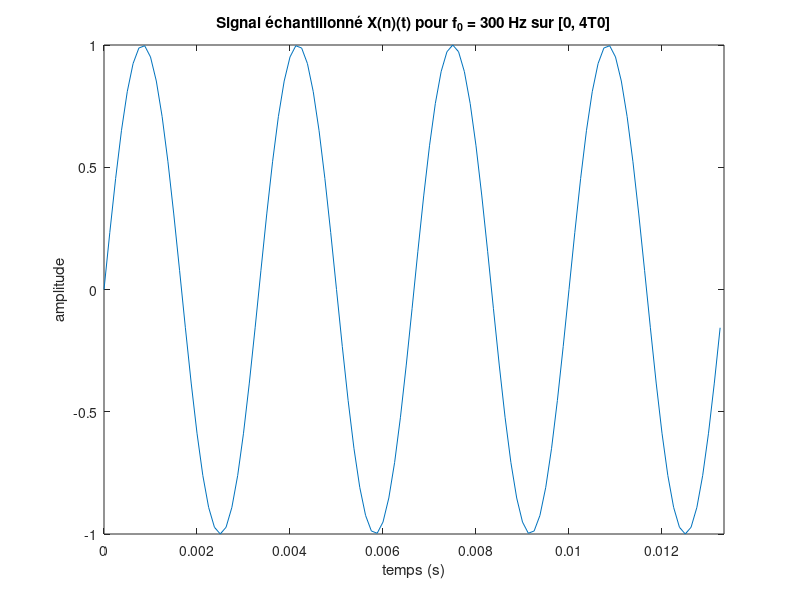
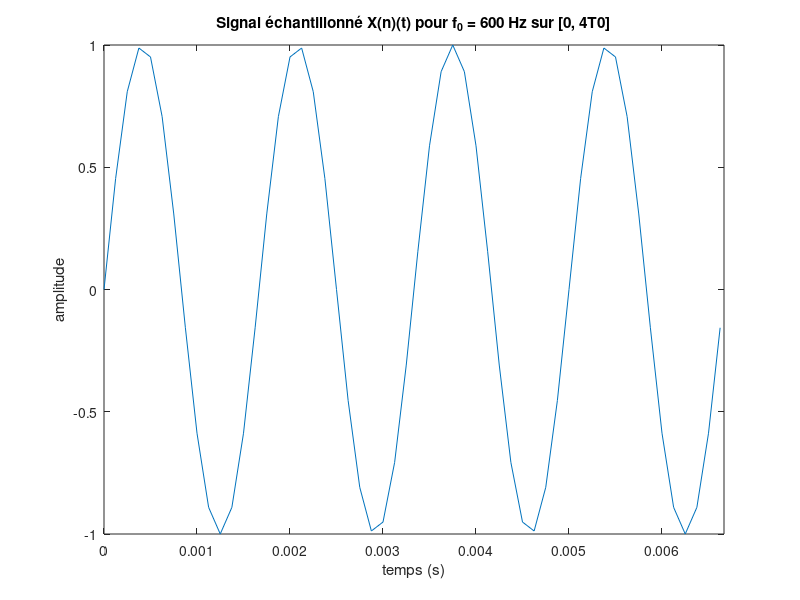
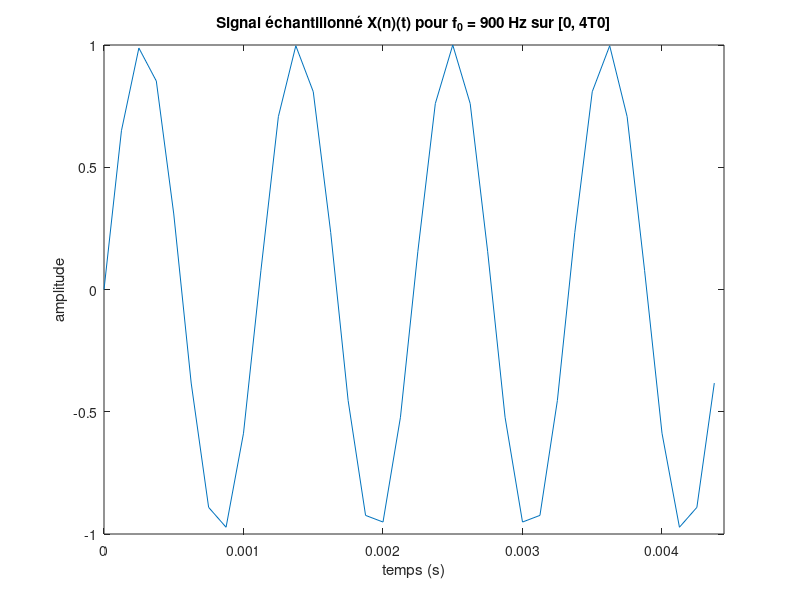
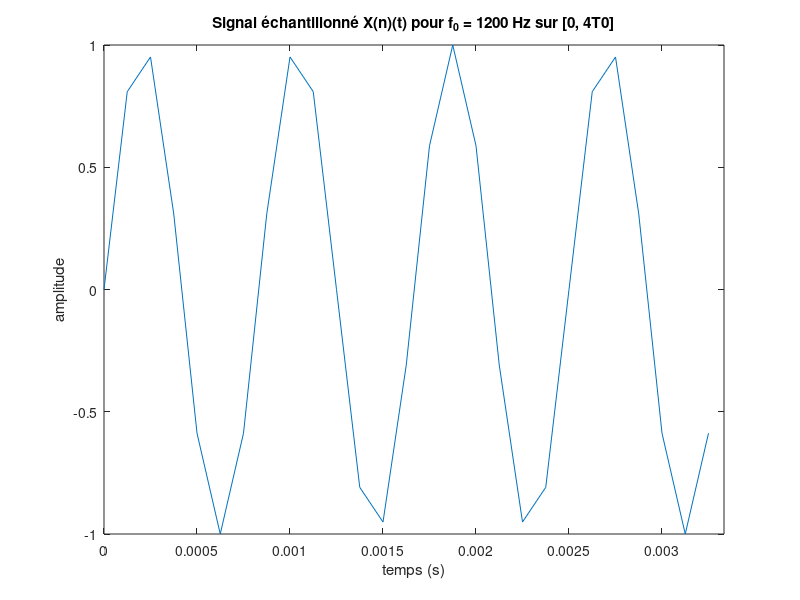

The MATLAB script that drew these images, in order:
% Elwalid Aboulaakoul
% Date : 07/12/2024
clear all
close all
clc

Fe = 44100; 
d = 2;      
frequencies = [300, 600, 900, 1200];
N = ceil(Fe * d);
t = (0:N-1)' / Fe;
fprintf('Les 10 premières valeurs du vecteur temp t[n] :\n');
disp(t(1:10)); 
fs = 8000;
f0 = 800;
d = 2;
n = ceil(fs * d);
t = (0:n-1)' / fs;
xn = sin(2 * pi * f0 * t);
m0 = fs / f0;
fprintf('la période fondamentale m0 du signal est de %.0f échantillons.\n', m0);
xn1 = xn(1:m0);
xn2 = xn(m0+1:2*m0);
d = sqrt(sum((xn1 - xn2).^2));
fprintf('distance euclidienne entre deux périodes : %.2e.\n', d);

d_long = 1000;
n_long = ceil(fs * d_long);
t_long = (0:n_long-1)' / fs;
xn_long = sin(2 * pi * f0 * t_long);
ex = sum(xn_long.^2) / fs;
px = mean(xn_long.^2);
fprintf('énergie totale Ex : %.2f\n', ex);
fprintf('puissance moyenne totale Px : %.2f\n', px);
px_periodic = sum(xn1.^2) / (fs * m0);
fprintf('puissance moyenne (définition périodique) : %.2f\n', px_periodic);

f_min = 2 * f0;
fprintf('la fréquence minimale selon nyquist est de %.0f hz.\n', f_min);
fs_values = [4000, 8000, 16000]; 

for fs_test = fs_values
    t_test = (0:ceil(fs_test * d) - 1)' / fs_test;
    xn_test = sin(2 * pi * f0 * t_test);
    fprintf('test pour fs = %.0f hz\n', fs_test);
    sound(xn_test, fs_test);
    pause(3);
end

xn_800 = sin(2 * pi * 800 * t);
xn_7200 = sin(2 * pi * 7200 * t);
fprintf('écoute des signaux avec f0 = 800 hz et f0 = 7200 hz.\n');
sound(xn_800, fs);
pause(3);
sound(xn_7200, fs);
fprintf('les signaux de f0 = 800 hz et f0 = 7200 hz ont la même fréquence apparente en raison de l aliasing.\n');


for f0 = frequencies
    x = sin(2 * pi * f0 * t); 
    T0 = 1 / f0; 
    t_plot = t(t <= 4 * T0); 
    x_plot = x(1:length(t_plot)); 

    figure;
    plot(t_plot, x_plot);
    title(['Signal échantillonné X(n)(t) pour f_0 = ', num2str(f0), ' Hz sur [0, 4T0]']);
    xlabel('temps (s)');
    ylabel('amplitude');
    xlim([0, 4 * T0]);
    ylim([-1, 1]);

    sound(x, Fe); 
    pause(d + 1); 
end
